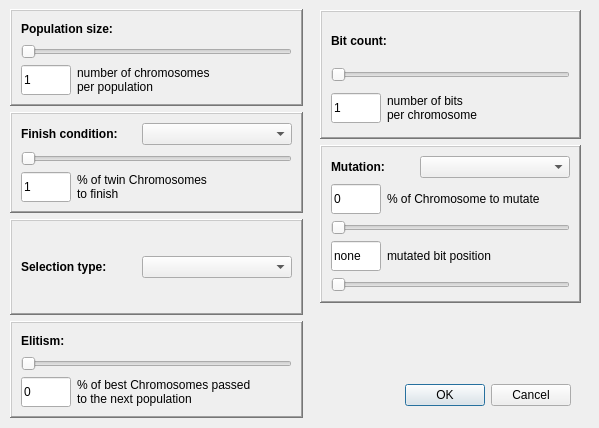
<?xml version="1.0" encoding="UTF-8"?>
<ui version="4.0">
 <class>ParamsDialog</class>
 <widget class="QDialog" name="ParamsDialog">
  <property name="geometry">
   <rect>
    <x>0</x>
    <y>0</y>
    <width>599</width>
    <height>428</height>
   </rect>
  </property>
  <property name="windowTitle">
   <string>Genetic Algorithm simulation parameters</string>
  </property>
  <property name="sizeGripEnabled">
   <bool>false</bool>
  </property>
  <property name="modal">
   <bool>true</bool>
  </property>
  <widget class="QDialogButtonBox" name="buttonBox">
   <property name="geometry">
    <rect>
     <x>390</x>
     <y>380</y>
     <width>181</width>
     <height>31</height>
    </rect>
   </property>
   <property name="orientation">
    <enum>Qt::Horizontal</enum>
   </property>
   <property name="standardButtons">
    <set>QDialogButtonBox::Cancel|QDialogButtonBox::Ok</set>
   </property>
  </widget>
  <widget class="QWidget" name="layoutWidget">
   <property name="geometry">
    <rect>
     <x>10</x>
     <y>9</y>
     <width>293</width>
     <height>409</height>
    </rect>
   </property>
   <layout class="QVBoxLayout" name="verticalLayout_9">
    <item>
     <widget class="QFrame" name="frame">
      <property name="frameShape">
       <enum>QFrame::WinPanel</enum>
      </property>
      <property name="frameShadow">
       <enum>QFrame::Raised</enum>
      </property>
      <property name="lineWidth">
       <number>3</number>
      </property>
      <layout class="QVBoxLayout" name="verticalLayout">
       <item>
        <widget class="QLabel" name="labelPopulationSize">
         <property name="font">
          <font>
           <weight>75</weight>
           <bold>true</bold>
          </font>
         </property>
         <property name="text">
          <string>Population size:</string>
         </property>
        </widget>
       </item>
       <item>
        <widget class="QSlider" name="sliderPopulationSize">
         <property name="minimum">
          <number>1</number>
         </property>
         <property name="maximum">
          <number>1000</number>
         </property>
         <property name="orientation">
          <enum>Qt::Horizontal</enum>
         </property>
        </widget>
       </item>
       <item>
        <layout class="QHBoxLayout" name="horizontalLayout_8">
         <item>
          <widget class="QLineEdit" name="txtPopulationSize">
           <property name="minimumSize">
            <size>
             <width>50</width>
             <height>30</height>
            </size>
           </property>
           <property name="maximumSize">
            <size>
             <width>50</width>
             <height>30</height>
            </size>
           </property>
           <property name="text">
            <string>1</string>
           </property>
           <property name="maxLength">
            <number>6</number>
           </property>
          </widget>
         </item>
         <item>
          <widget class="QLabel" name="labelPopulationSizeDescription">
           <property name="text">
            <string>number of chromosomes 
per population</string>
           </property>
          </widget>
         </item>
        </layout>
       </item>
      </layout>
     </widget>
    </item>
    <item>
     <widget class="QFrame" name="frame_4">
      <property name="frameShape">
       <enum>QFrame::WinPanel</enum>
      </property>
      <property name="frameShadow">
       <enum>QFrame::Raised</enum>
      </property>
      <layout class="QVBoxLayout" name="verticalLayout_5">
       <item>
        <layout class="QHBoxLayout" name="horizontalLayout_4">
         <item>
          <widget class="QLabel" name="labelFinishCondition">
           <property name="font">
            <font>
             <weight>75</weight>
             <bold>true</bold>
            </font>
           </property>
           <property name="text">
            <string>Finish condition:</string>
           </property>
          </widget>
         </item>
         <item>
          <widget class="QComboBox" name="CBFinishCondition">
           <property name="minimumSize">
            <size>
             <width>150</width>
             <height>0</height>
            </size>
           </property>
          </widget>
         </item>
        </layout>
       </item>
       <item>
        <widget class="QSlider" name="sliderFinishCondition">
         <property name="minimum">
          <number>1</number>
         </property>
         <property name="maximum">
          <number>100</number>
         </property>
         <property name="orientation">
          <enum>Qt::Horizontal</enum>
         </property>
        </widget>
       </item>
       <item>
        <layout class="QHBoxLayout" name="horizontalLayout_2">
         <item>
          <widget class="QLineEdit" name="txtFinishCondition">
           <property name="minimumSize">
            <size>
             <width>50</width>
             <height>30</height>
            </size>
           </property>
           <property name="maximumSize">
            <size>
             <width>50</width>
             <height>30</height>
            </size>
           </property>
           <property name="text">
            <string>1</string>
           </property>
           <property name="maxLength">
            <number>6</number>
           </property>
          </widget>
         </item>
         <item>
          <widget class="QLabel" name="labelFinishConditionDescription">
           <property name="text">
            <string>% of twin Chromosomes
to finish</string>
           </property>
          </widget>
         </item>
        </layout>
       </item>
      </layout>
     </widget>
    </item>
    <item>
     <widget class="QFrame" name="frame_5">
      <property name="frameShape">
       <enum>QFrame::WinPanel</enum>
      </property>
      <property name="frameShadow">
       <enum>QFrame::Raised</enum>
      </property>
      <layout class="QVBoxLayout" name="verticalLayout_6">
       <item>
        <layout class="QHBoxLayout" name="horizontalLayout_6">
         <item>
          <widget class="QLabel" name="labelSelectionType">
           <property name="font">
            <font>
             <weight>75</weight>
             <bold>true</bold>
            </font>
           </property>
           <property name="text">
            <string>Selection type:</string>
           </property>
          </widget>
         </item>
         <item>
          <widget class="QComboBox" name="CBSelectionType">
           <property name="minimumSize">
            <size>
             <width>150</width>
             <height>0</height>
            </size>
           </property>
          </widget>
         </item>
        </layout>
       </item>
      </layout>
     </widget>
    </item>
    <item>
     <widget class="QFrame" name="frame_6">
      <property name="frameShape">
       <enum>QFrame::WinPanel</enum>
      </property>
      <property name="frameShadow">
       <enum>QFrame::Raised</enum>
      </property>
      <layout class="QVBoxLayout" name="verticalLayout_7">
       <item>
        <layout class="QVBoxLayout" name="verticalLayout_3">
         <item>
          <widget class="QLabel" name="labelElitism">
           <property name="font">
            <font>
             <weight>75</weight>
             <bold>true</bold>
            </font>
           </property>
           <property name="text">
            <string>Elitism:</string>
           </property>
          </widget>
         </item>
         <item>
          <widget class="QSlider" name="sliderElitism">
           <property name="minimum">
            <number>0</number>
           </property>
           <property name="maximum">
            <number>100</number>
           </property>
           <property name="orientation">
            <enum>Qt::Horizontal</enum>
           </property>
          </widget>
         </item>
         <item>
          <layout class="QHBoxLayout" name="horizontalLayout_7">
           <item>
            <widget class="QLineEdit" name="txtElitism">
             <property name="minimumSize">
              <size>
               <width>50</width>
               <height>30</height>
              </size>
             </property>
             <property name="maximumSize">
              <size>
               <width>50</width>
               <height>30</height>
              </size>
             </property>
             <property name="text">
              <string>0</string>
             </property>
             <property name="maxLength">
              <number>6</number>
             </property>
            </widget>
           </item>
           <item>
            <widget class="QLabel" name="labelElitismDescription">
             <property name="text">
              <string>% of best Chromosomes passed
to the next population</string>
             </property>
            </widget>
           </item>
          </layout>
         </item>
        </layout>
       </item>
      </layout>
     </widget>
    </item>
   </layout>
  </widget>
  <widget class="QWidget" name="layoutWidget">
   <property name="geometry">
    <rect>
     <x>320</x>
     <y>10</y>
     <width>261</width>
     <height>293</height>
    </rect>
   </property>
   <layout class="QVBoxLayout" name="verticalLayout_8">
    <item>
     <widget class="QFrame" name="frame_2">
      <property name="frameShape">
       <enum>QFrame::WinPanel</enum>
      </property>
      <property name="frameShadow">
       <enum>QFrame::Raised</enum>
      </property>
      <layout class="QVBoxLayout" name="verticalLayout_2">
       <item>
        <widget class="QLabel" name="labelElitism_2">
         <property name="font">
          <font>
           <weight>75</weight>
           <bold>true</bold>
          </font>
         </property>
         <property name="text">
          <string>Bit count:</string>
         </property>
        </widget>
       </item>
       <item>
        <widget class="QSlider" name="sliderBitCount">
         <property name="minimum">
          <number>1</number>
         </property>
         <property name="maximum">
          <number>20</number>
         </property>
         <property name="orientation">
          <enum>Qt::Horizontal</enum>
         </property>
        </widget>
       </item>
       <item>
        <layout class="QHBoxLayout" name="horizontalLayout_9">
         <item>
          <widget class="QLineEdit" name="txtBitCount">
           <property name="minimumSize">
            <size>
             <width>50</width>
             <height>30</height>
            </size>
           </property>
           <property name="maximumSize">
            <size>
             <width>50</width>
             <height>30</height>
            </size>
           </property>
           <property name="text">
            <string>1</string>
           </property>
           <property name="maxLength">
            <number>6</number>
           </property>
          </widget>
         </item>
         <item>
          <widget class="QLabel" name="labelBitCountDescription">
           <property name="text">
            <string>number of bits
per chromosome</string>
           </property>
          </widget>
         </item>
        </layout>
       </item>
      </layout>
     </widget>
    </item>
    <item>
     <widget class="QFrame" name="frame_3">
      <property name="frameShape">
       <enum>QFrame::WinPanel</enum>
      </property>
      <property name="frameShadow">
       <enum>QFrame::Raised</enum>
      </property>
      <layout class="QVBoxLayout" name="verticalLayout_4">
       <item>
        <layout class="QHBoxLayout" name="horizontalLayout">
         <item>
          <widget class="QLabel" name="labelMutation">
           <property name="font">
            <font>
             <weight>75</weight>
             <bold>true</bold>
            </font>
           </property>
           <property name="text">
            <string>Mutation: </string>
           </property>
          </widget>
         </item>
         <item>
          <widget class="QComboBox" name="CBMutationType">
           <property name="minimumSize">
            <size>
             <width>150</width>
             <height>0</height>
            </size>
           </property>
          </widget>
         </item>
        </layout>
       </item>
       <item>
        <layout class="QHBoxLayout" name="horizontalLayout_5">
         <item>
          <widget class="QLineEdit" name="txtMutation">
           <property name="minimumSize">
            <size>
             <width>50</width>
             <height>30</height>
            </size>
           </property>
           <property name="maximumSize">
            <size>
             <width>50</width>
             <height>30</height>
            </size>
           </property>
           <property name="text">
            <string>0</string>
           </property>
           <property name="maxLength">
            <number>6</number>
           </property>
          </widget>
         </item>
         <item>
          <widget class="QLabel" name="labelMutationPercent">
           <property name="text">
            <string>% of Chromosome to mutate</string>
           </property>
          </widget>
         </item>
        </layout>
       </item>
       <item>
        <widget class="QSlider" name="sliderMutation">
         <property name="maximum">
          <number>100</number>
         </property>
         <property name="orientation">
          <enum>Qt::Horizontal</enum>
         </property>
        </widget>
       </item>
       <item>
        <layout class="QHBoxLayout" name="horizontalLayout_3">
         <item>
          <widget class="QLineEdit" name="txtMutationBitNumber">
           <property name="minimumSize">
            <size>
             <width>50</width>
             <height>30</height>
            </size>
           </property>
           <property name="maximumSize">
            <size>
             <width>50</width>
             <height>30</height>
            </size>
           </property>
           <property name="text">
            <string>none</string>
           </property>
          </widget>
         </item>
         <item>
          <widget class="QLabel" name="labelMutationBit">
           <property name="text">
            <string>mutated bit position</string>
           </property>
          </widget>
         </item>
        </layout>
       </item>
       <item>
        <widget class="QSlider" name="sliderMutationBit">
         <property name="maximum">
          <number>0</number>
         </property>
         <property name="orientation">
          <enum>Qt::Horizontal</enum>
         </property>
        </widget>
       </item>
      </layout>
     </widget>
    </item>
   </layout>
  </widget>
 </widget>
 <resources/>
 <connections>
  <connection>
   <sender>buttonBox</sender>
   <signal>accepted()</signal>
   <receiver>ParamsDialog</receiver>
   <slot>accept()</slot>
   <hints>
    <hint type="sourcelabel">
     <x>248</x>
     <y>254</y>
    </hint>
    <hint type="destinationlabel">
     <x>157</x>
     <y>274</y>
    </hint>
   </hints>
  </connection>
  <connection>
   <sender>buttonBox</sender>
   <signal>rejected()</signal>
   <receiver>ParamsDialog</receiver>
   <slot>reject()</slot>
   <hints>
    <hint type="sourcelabel">
     <x>316</x>
     <y>260</y>
    </hint>
    <hint type="destinationlabel">
     <x>286</x>
     <y>274</y>
    </hint>
   </hints>
  </connection>
 </connections>
</ui>
